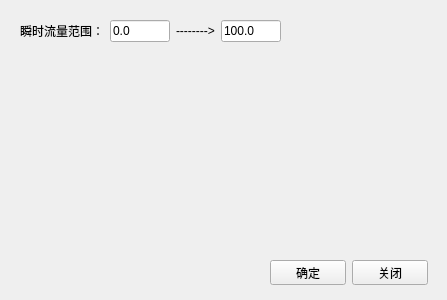
<?xml version="1.0" encoding="UTF-8"?>
<ui version="4.0">
 <class>set</class>
 <widget class="QWidget" name="set">
  <property name="geometry">
   <rect>
    <x>0</x>
    <y>0</y>
    <width>447</width>
    <height>300</height>
   </rect>
  </property>
  <property name="windowTitle">
   <string>Form</string>
  </property>
  <widget class="QWidget" name="">
   <property name="geometry">
    <rect>
     <x>20</x>
     <y>20</y>
     <width>261</width>
     <height>22</height>
    </rect>
   </property>
   <layout class="QHBoxLayout" name="horizontalLayout">
    <item>
     <widget class="QLabel" name="label">
      <property name="text">
       <string>瞬时流量范围：</string>
      </property>
     </widget>
    </item>
    <item>
     <widget class="QLineEdit" name="lineEdit_low">
      <property name="text">
       <string>0.0</string>
      </property>
     </widget>
    </item>
    <item>
     <widget class="QLabel" name="label_2">
      <property name="text">
       <string>--------&gt;</string>
      </property>
     </widget>
    </item>
    <item>
     <widget class="QLineEdit" name="lineEdit_high">
      <property name="text">
       <string>100.0</string>
      </property>
     </widget>
    </item>
   </layout>
  </widget>
  <widget class="QWidget" name="">
   <property name="geometry">
    <rect>
     <x>270</x>
     <y>260</y>
     <width>158</width>
     <height>25</height>
    </rect>
   </property>
   <layout class="QHBoxLayout" name="horizontalLayout_2">
    <item>
     <widget class="QPushButton" name="pushButton_ok">
      <property name="text">
       <string>确定</string>
      </property>
     </widget>
    </item>
    <item>
     <widget class="QPushButton" name="pushButton_close">
      <property name="text">
       <string>关闭</string>
      </property>
     </widget>
    </item>
   </layout>
  </widget>
 </widget>
 <resources/>
 <connections/>
</ui>
